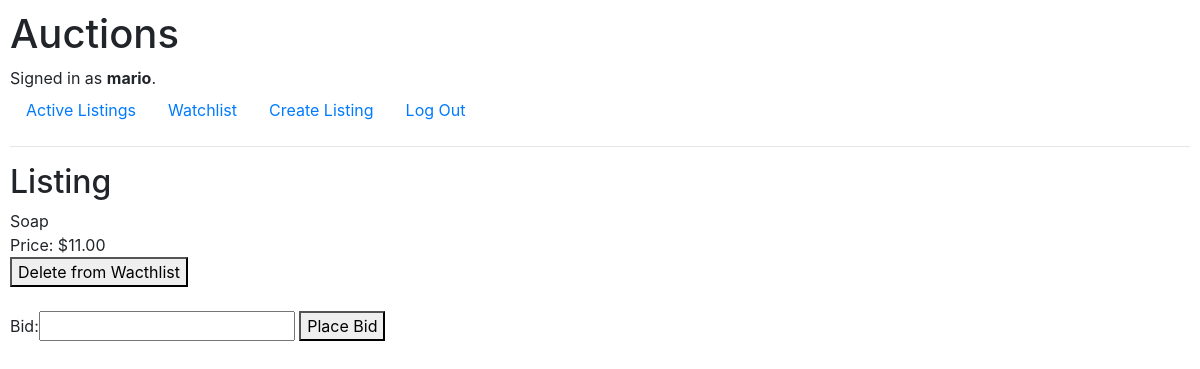
The app's page /listing/2 (signed in) with its own data.
### auctions/models.py (models this page shows, shortened)
class User(AbstractUser):
    pass

class Listing(models.Model):
    owner_id = models.ForeignKey(User, on_delete=models.CASCADE, related_name="listings")
    title = models.CharField(max_length=64)
    starting_price = models.DecimalField(max_digits=10, decimal_places=2)
    category = models.CharField(max_length=64, blank=True)
    description = models.TextField(blank=True)
    url_image = models.URLField(blank=True)

class Bid(models.Model):
    owner = models.ForeignKey(User, on_delete=models.CASCADE, related_name="bids")
    listing_id = models.ForeignKey(Listing, on_delete=models.CASCADE, related_name="bids" )
    bid_value = models.DecimalField(max_digits=10, decimal_places=2)

### auctions/views.py (the view)
# urls.py: path("listing/<int:listing_id>", views.listing, name="listing"),
def listing(request, listing_id):
    listing = Listing.objects.get(pk=listing_id)
    already_on_watchlist = request.user.profile.watchlist.filter(id=listing_id)
    form = PlaceBidForm()
    biggest_bid = listing.bids.all().order_by('-bid_value').first()
    if not biggest_bid:
        price = listing.starting_price
    else:
        price = biggest_bid.bid_value
    return render(request, "auctions/listing.html", {
        "listing": listing,
        "already_on_watchlist": already_on_watchlist,
        "PlaceBidForm": form,
        "price": price
    })

### auctions/forms.py
class PlaceBidForm(forms.Form):
    bid_value = forms.DecimalField(max_digits=10, decimal_places=2, label="Bid:")

### auctions/templates/auctions/listing.html (shortened to what this page needs)
{% extends "auctions/layout.html" %}
{% block body %}
    <h2>Listing</h2>
    {{listing.title}}
    <br>
    Price: ${{price}}
    {% if not already_on_watchlist %}
    <form action="{% url 'watchlist' %}" method="POST">
        {% csrf_token %}
        <button type="submit" name="listing_id" value="{{listing.id}}">Add to Wacthlist</button>
    </form>
    {% else %}
        <form action="{% url 'watchlist_delete' %}" method="POST">
            <button type="submit" name="listing_id" value="{{listing.id}}">Delete from Wacthlist</button>
        </form>
    {% endif %}
    <br>
    <form action="{% url 'bid' %}" method=POST>
        {{ PlaceBidForm }}
         <button type="submit" name="listing_id" value="{{listing.id}}">Place Bid</button>
    </form>
{% endblock %}

### auctions/templates/auctions/layout.html (shortened to what this page needs)
{% load static %}
<!DOCTYPE html>
<html lang="en">
    <head>
        <link rel="stylesheet" href="https://stackpath.bootstrapcdn.com/bootstrap/4.4.1/css/bootstrap.min.css">
        <link href="{% static 'auctions/styles.css' %}" rel="stylesheet">
    </head>
    <body>
        <h1>Auctions</h1>
        <div>
            {% if user.is_authenticated %}
                Signed in as <strong>{{ user.username }}</strong>.
            {% else %}
                Not signed in.
            {% endif %}
        </div>
        <ul class="nav">
            <li class="nav-item">
                <a class="nav-link" href="{% url 'index' %}">Active Listings</a>
            </li>
            {% if user.is_authenticated %}
                <li class="nav-item">
                    <a class="nav-link" href="{% url 'watchlist' %}">Watchlist</a>
                </li>
                <li class="nav-item">
                    <a class="nav-link" href="{% url 'create-listing' %}">Create Listing</a>
                </li>
                <li class="nav-item">
                    <a class="nav-link" href="{% url 'logout' %}">Log Out</a>
                </li>
            {% endif %}
        </ul>
        <hr>
        {% block body %}
        {% endblock %}
    </body>
</html>

### auctions/static/auctions/styles.css (style rules this page uses)
body { padding: 10px; }

### records on screen
User: username "mario"
Listing: title "Soap"
Bid: bid_value "11.00"
